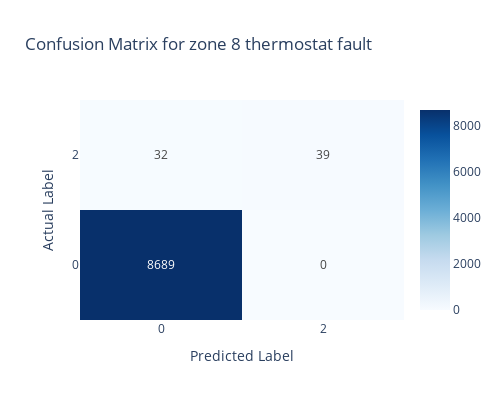

Notebook cell for this chart:
### Code cell
# Compute confusion matrix
cm = confusion_matrix(test_y, y_pred)

# Ensure labels are 0 and 1
labels = [0, 2]  

# Create the confusion matrix heatmap
fig = go.Figure(data=go.Heatmap(
    z=cm,
    x=labels,  # Predicted labels
    y=labels,  # Actual labels
    colorscale='Blues',
    showscale=True,
    text=cm,  # Display numbers in the cells
    texttemplate="%{text}",  # Ensure counts appear inside the cells
    hovertemplate='Actual: %{y}<br>Predicted: %{x}<br>Count: %{z}<extra></extra>'
))

# Update layout for binary classification (0 and 1 on axes)
fig.update_layout(
    title="Confusion Matrix for zone 8 thermostat fault",
    width=500,   # Reduce width
    height=400,
    xaxis=dict(
        title="Predicted Label",
        tickmode='array',        # Custom tick labels
        tickvals=[0, 2],         # Only show 0 and 1
        showgrid=False
    ),
    yaxis=dict(
        title="Actual Label",
        tickmode='array',
        tickvals=[0, 2],         # Only show 0 and 1
        showgrid=False
    ),
    template="plotly_white"
)

# Show the plot
fig.show()

### Figure 1 — Plotly figure (JSON) as saved in the notebook; plotly's stock layout.template omitted (floating-point values rounded to 4 significant figures)
{"data": [{"colorscale": [[0, "rgb(247,251,255)"], [0.125, "rgb(222,235,247)"], [0.25, "rgb(198,219,239)"], [0.375, "rgb(158,202,225)"], [0.5, "rgb(107,174,214)"], [0.625, "rgb(66,146,198)"], [0.75, "rgb(33,113,181)"], [0.875, "rgb(8,81,156)"], [1, "rgb(8,48,107)"]], "hovertemplate": "Actual: %{y}<br>Predicted: %{x}<br>Count: %{z}<extra></extra>", "showscale": true, "text": [[8689, 0], [32, 39]], "texttemplate": "%{text}", "type": "heatmap", "x": [0, 2], "y": [0, 2], "z": [[8689, 0], [32, 39]]}], "layout": {"height": 400, "title": {"text": "Confusion Matrix for zone 8 thermostat fault"}, "width": 500, "xaxis": {"showgrid": false, "tickmode": "array", "tickvals": [0, 2], "title": {"text": "Predicted Label"}}, "yaxis": {"showgrid": false, "tickmode": "array", "tickvals": [0, 2], "title": {"text": "Actual Label"}}}}
